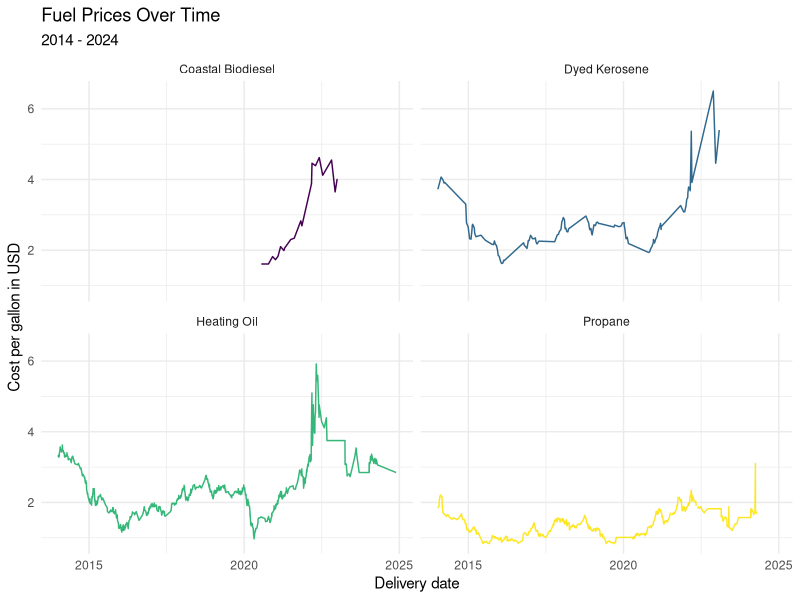
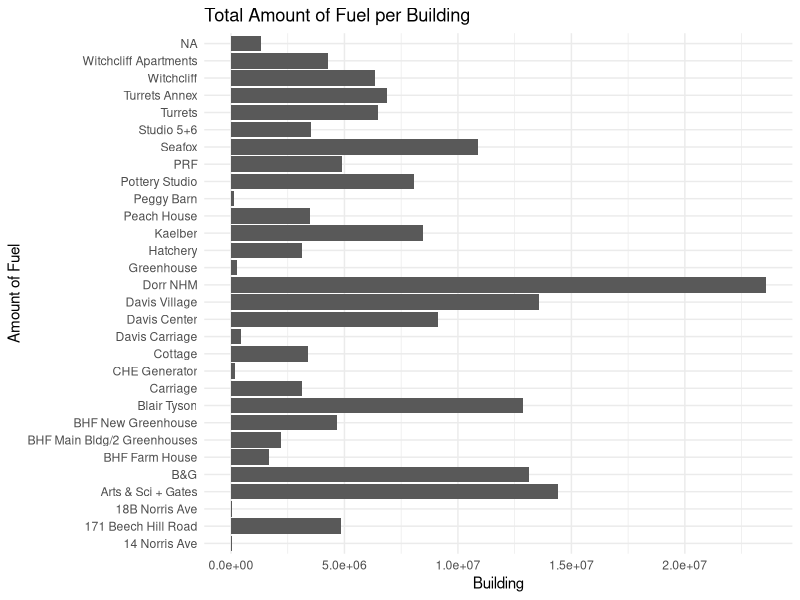
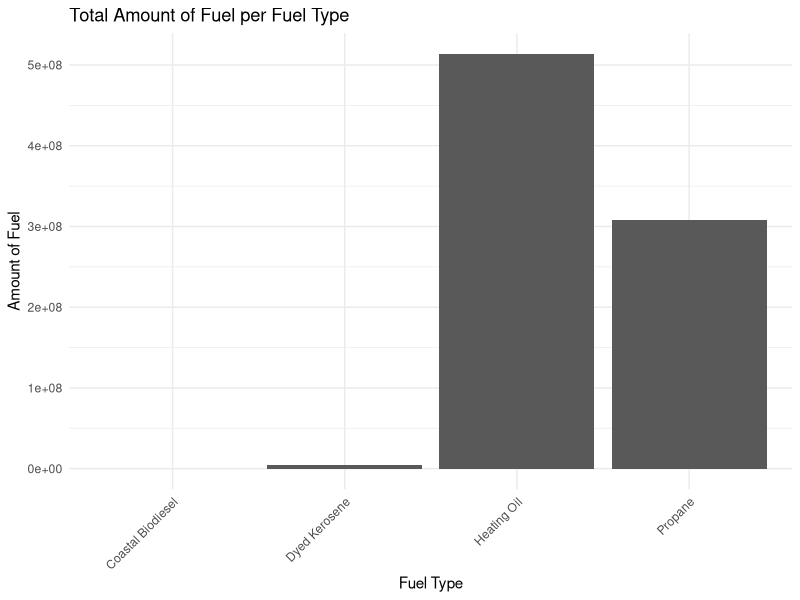
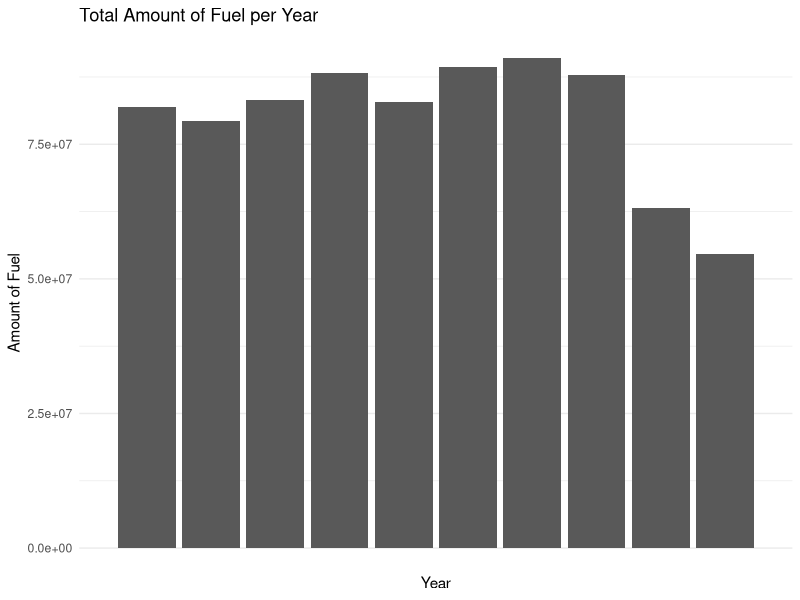
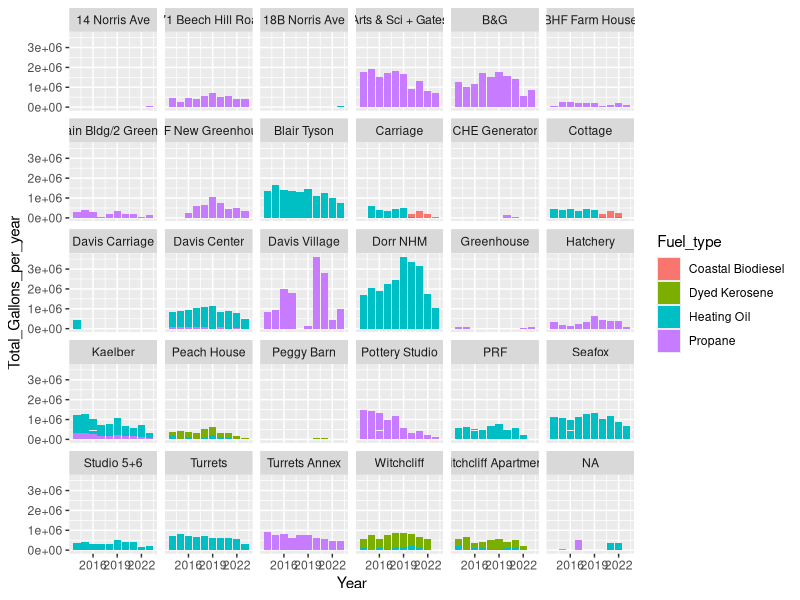
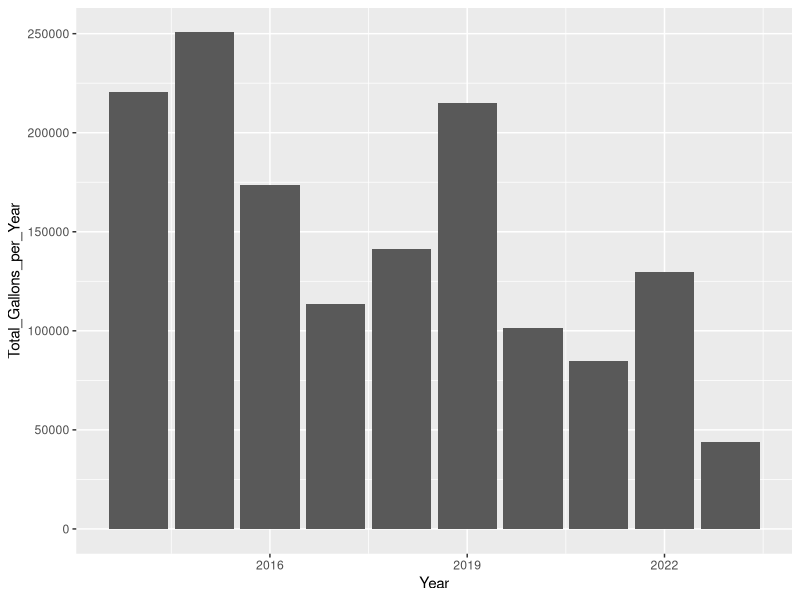
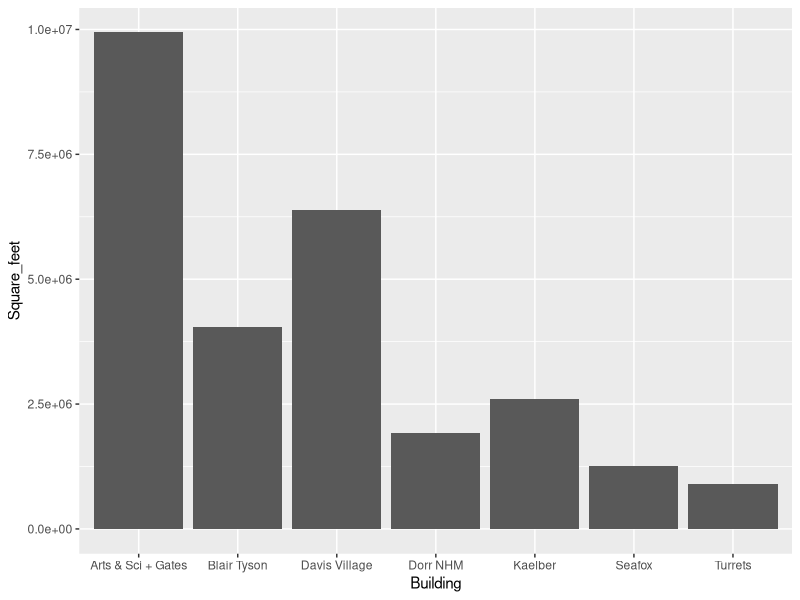
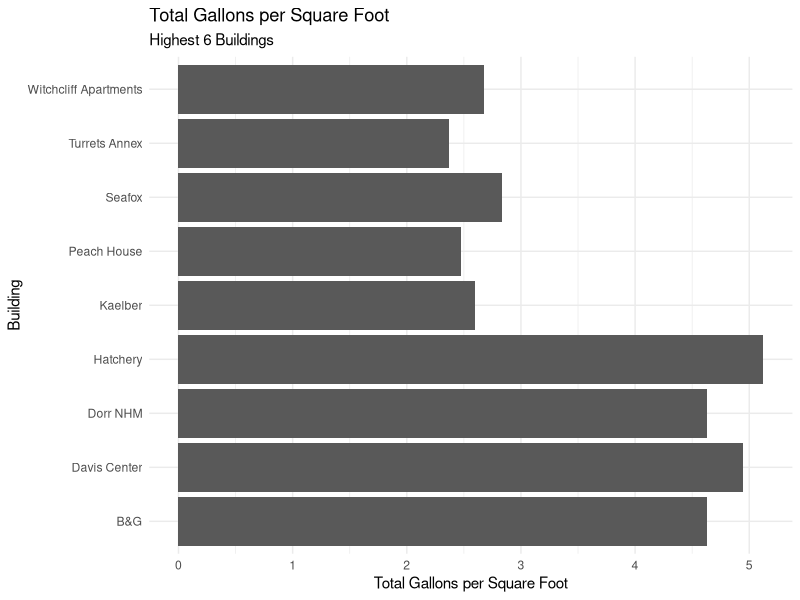

Source code (R) for these figures, in order:
## ---- chunk 1
library(tidyverse)
library(broom)
library(readr)
library(lubridate)
library(stringr)
library(dplyr)
## ---- chunk 2
fuels <- read_csv("../data/Dead-River.csv",
                  col_names = c("X1", "X2", 
                                "Delivery_date", "Fuel_type",
                                "Tank_number", "Building",
                                "Gallons", "Unit_cost",
                                "Cost"))
## ---- chunk 3
area <- read_csv("../data/BuildingArea.csv",
                 col_names = c("Building", "Square_feet"))
## ---- chunk 4
fuels <- fuels |>
left_join(area)
## ---- chunk 5
fuels <- fuels |>
select(Delivery_date, Fuel_type, Tank_number, Building, Gallons, Unit_cost, Cost, Square_feet) |>
  filter(Delivery_date != "Delivery Date") |> 
  mutate(Delivery_date = mdy(Delivery_date))
 
## ---- chunk 6
fuels <- fuels |>  
  mutate(Tank_number = case_when(
   Tank_number == "Tank 8" ~ "8",
   Tank_number == "Tank 3" ~ "3",
   Tank_number == "Tank 24" ~ "24",
   Tank_number == "Tank 17" ~ "17",
   TRUE ~ Tank_number
  ),
  Tank_number = as.integer(Tank_number))
## ---- chunk 7
fuels <- fuels |>
  mutate(Cost = case_when(
    Cost == "610.12 cr" ~ "-610.12", # the cr denotes a credit/refund, so here it is changed to a negative numeric value
    TRUE ~ Cost
  ),
  Cost = as.numeric(Cost))
## ---- chunk 8
fuels <- fuels |>  
  mutate(Fuel_type = case_when(
    Fuel_type == "#2 HEATING OIL" ~ "Heating Oil",
    Fuel_type == "#2 Heating Oil" ~ "Heating Oil",
    Fuel_type == "SLPP #2 FUEL OIL" ~ "Heating Oil",
    Fuel_type == "SLP LIQ PROPANE" ~ "Propane",
    Fuel_type == "LIQUID PROPANE" ~ "Propane",
    Fuel_type == "DYED KEROSENE" ~ "Dyed Kerosene",
  TRUE ~ Fuel_type
  ))
## ---- chunk 9
fuels <- fuels |>
  mutate(Gallons = as.numeric(Gallons)) |>
  mutate(Unit_cost = as.numeric(Unit_cost))
## ---- chunk 10
# fuels <- fuels |>
 #  group_by(Building) |>
 #  mutate(Total_Gallons_per_Building = sum(Gallons))
## ---- chunk 11
fuels <- fuels |>
  mutate(Year = substr(Delivery_date, 1, 4)) |>
  mutate(Month = substr(Delivery_date, 6, 7)) |>
  mutate(Year = as.numeric(Year)) |>
  mutate(Month = as.numeric(Month))
## ---- chunk 12
fuels <- fuels |>
  group_by(Fuel_type) |>
  mutate(Total_Gallons_per_Fuel_Type = sum(Gallons))
## ---- chunk 13
fuels <- fuels |>
  group_by(Year) |>
  mutate(Total_Gallons_per_year = sum(Gallons))
## ---- chunk 14
fuels <- fuels |>
  mutate(Square_feet = case_when(
    Building == "Turrets" ~ "8400",
    Building == "Turrets Annex" ~ "4200",
    TRUE ~ Square_feet
  )) |>
  mutate(Square_feet = as.numeric(Square_feet))
## ---- chunk 15
# fuels <- fuels |>
 # mutate(total_per_sf = (Total_Gallons_per_Building / Square_feet))
## ---- chunk 16

# make one big function

# main_total_fuels <- data.frame(
#  Building = unique(fuels$Building),
#  Total_Gallons = unique(fuels$Total_Gallons_per_Building)
# )

# main_total_fuels |>
#   filter(Building == c("Witchcliff Apartments", "Witchcliff","Studio 5+6","PRF",
#                        "Pottery Studio","Peggy Barn", "Peach House", "Hatchery", "Greenhouse", 
#                        "Davis Carriage", "Cottage", "CHE Generator", "Carriage", 
#                        "BHF New Greenhouse", "BHF Main Bldg/2 Greenhouse", "BHF Farm House", 
#                        "18B Norris Ave", "171 Beech Hill Road", "14 Norris Ave")) |>
#   (Other_Gallons <- sum(Total_Gallons))

# with(main_total_fuels, sum(Total_Gallons[Total_Gallons < 9952.2]))

# main_total_fuels <- main_total_fuels |>
#  add_row(Building = "Other", 
#          Total_Gallons = with(main_total_fuels, sum(Total_Gallons[Total_Gallons < #9952.2])))

#main_total_fuels <- main_total_fuels |>
#  filter(Total_Gallons >= 9952.2 | Building == "Other")


## ---- chunk 17
p1 <- starwars |>
  filter(mass < 1000, 
         species %in% c("Human", "Cerean", "Pau'an", "Droid", "Gungan")) |>
  ggplot() +
  geom_point(aes(x = mass, 
                 y = height, 
                 color = species)) +
  labs(x = "Weight (kg)", 
       y = "Height (m)",
       color = "Species",
       title = "Weight and Height of Select Starwars Species",
       caption = paste("This data comes from the starwars api: https://swapi.py43.com"))


ggsave("example-starwars.png", width = 4, height = 4)

ggsave("example-starwars-wide.png", width = 6, height = 4)
## ---- chunk 18
fuels %>% 
  ggplot(mapping = aes(x = Delivery_date, y = Unit_cost, color = Fuel_type)) +
  geom_line() +
  facet_wrap(~ Fuel_type) +
  scale_color_viridis_d() +
  theme_minimal() +
  guides(color = FALSE) +
  labs(title = "Fuel Prices Over Time",
       subtitle = "2014 - 2024",
       x = "Delivery date",
       y = "Cost per gallon in USD")

## ---- chunk 19
fuels |>
  mutate(Total_Gallons_per_Building = sum(Gallons)) |>
ggplot(aes(y = Building, x = Total_Gallons_per_Building)) +
  geom_col() +
  #scale_x_discrete(guide = guide_axis(angle = 45)) +
  theme_minimal() +
  guides(color = FALSE) +
  labs(title = "Total Amount of Fuel per Building",
       x = "Building",
       y = "Amount of Fuel")

## ---- chunk 20
ggplot(fuels, aes(x = Fuel_type, y = Total_Gallons_per_Fuel_Type)) +
  geom_col() +
  scale_x_discrete(guide = guide_axis(angle = 45)) +
  theme_minimal() +
  guides(color = FALSE) +
  labs(title = "Total Amount of Fuel per Fuel Type",
       x = "Fuel Type",
       y = "Amount of Fuel")
## ---- chunk 21
fuels |>
  filter(Year != 2024) |>
  ggplot(aes(x = Year, y = Total_Gallons_per_Fuel_Type)) +
  geom_col() +
  scale_x_discrete(guide = guide_axis(angle = 45)) +
  theme_minimal() +
  guides(color = FALSE) +
  labs(title = "Total Amount of Fuel per Year",
       x = "Year",
       y = "Amount of Fuel")
## ---- chunk 22

fuels |>
  filter(Year != 2024) |>
  group_by(Year) |>
  mutate(Total_Gallons_per_year = sum(Gallons)) %>% 
  ggplot(aes(x = Year, y = Total_Gallons_per_year, fill = Fuel_type))+
  geom_col() +
  facet_wrap(~Building)
  theme_minimal()

## ---- chunk 23

fuels |>
  filter(Building == "Kaelber" & Year != 2024) |>
  group_by(Year) |>
  #View() |>
  mutate(Total_Gallons_per_Year = sum(Gallons)) |>
  ggplot(aes(x = Year, y = Total_Gallons_per_Year)) +
  geom_col()

## ---- chunk 24

# do factor shift thingy

# ggplot(main_total_fuels, aes(x = "", y = Total_Gallons, fill = Building)) +
#  geom_bar(stat = "identity", width = 1, color = "white") +
#  coord_polar("y", start = 0) +
#  theme_void()

## ---- chunk 25
fuels |>
  filter(Square_feet >= 5000) |>
  ggplot(aes(x = Building, y = Square_feet)) +
  geom_col()
## ---- chunk 26
fuels |>
  filter(Year >= 2019, Year <= 2023) |>
  group_by(Building) |>
  mutate(Total_Gallons_per_Building = sum(Gallons)) |>
  mutate(total_per_sf = (Total_Gallons_per_Building / Square_feet)) |>
  summarize(total_per_sf = unique(total_per_sf)) |>
  filter(total_per_sf > 2) |>
  ggplot(aes(x = Building, y = total_per_sf)) +
  geom_col() +
  labs(title = "Total Gallons per Square Foot",
       subtitle = "Highest 6 Buildings",
       y = "Total Gallons per Square Foot") +
  theme_minimal() +
  coord_flip()
